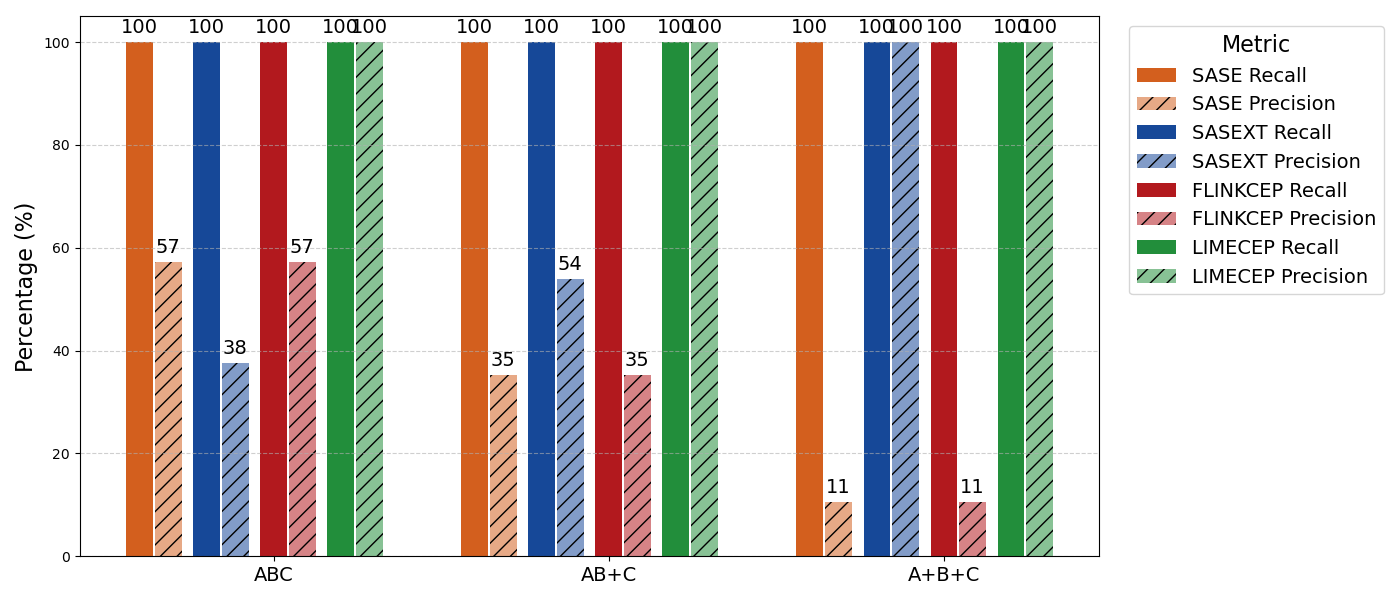

Write the Python code that produced this figure.
import matplotlib.pyplot as plt
import numpy as np
import seaborn as sns
import matplotlib.colors as mcolors

# Grouped data as nested dictionaries
grouped_data = {
    "ABC": {
        "SASE":     {"#MATCHES": 14, "FP": 6, "FN": 0, "TP": 8, "RECALL": 100, "PRECISION": 57.14},
        "SASEXT":   {"#MATCHES": 40, "FP": 25, "FN": 0, "TP": 15, "RECALL": 100, "PRECISION": 37.5},
        "FLINKCEP": {"#MATCHES": 14, "FP": 6, "FN": 0, "TP": 8, "RECALL": 100, "PRECISION": 57.14},
        "LIMECEP":  {"#MATCHES": 8,  "FP": 0, "FN": 0, "TP": 8, "RECALL": 100, "PRECISION": 100.0}
    },
    "AB+C": {
        "SASE":     {"#MATCHES": 34, "FP": 22, "FN": 0, "TP": 12, "RECALL": 100, "PRECISION": 35.29},
        "SASEXT":   {"#MATCHES": 26, "FP": 12, "FN": 0, "TP": 14, "RECALL": 100, "PRECISION": 53.85},
        "LIMECEP":  {"#MATCHES": 8, "FP": 0,  "FN": 0, "TP": 8, "RECALL": 100, "PRECISION": 100.0},
        "FLINKCEP": {"#MATCHES": 34, "FP": 22, "FN": 0, "TP": 12, "RECALL": 100, "PRECISION": 35.29}
    },
    "A+B+C": {
        "SASE":     {"#MATCHES": 284, "FP": 254, "FN": 0, "TP": 30, "RECALL": 100, "PRECISION": 10.56},
        "FLINKCEP": {"#MATCHES": 284, "FP": 254, "FN": 0, "TP": 30, "RECALL": 100, "PRECISION": 10.56},
        "LIMECEP":  {"#MATCHES": 6, "FP": 0, "FN": 0, "TP": 6, "RECALL": 100, "PRECISION": 100.0},
        "SASEXT":   {"#MATCHES": 6,   "FP": 0,   "FN": 0, "TP": 6, "RECALL": 100, "PRECISION": 100.0}
    }
}

# Use the desired order
patterns = ["ABC", "AB+C", "A+B+C"]
cep_systems = ["SASE", "SASEXT", "FLINKCEP", "LIMECEP"]


# Base color assignment (ensure LIMECEP is green)
base_colors = {
    "SASE": sns.color_palette("deep")[1],     # blue
    "SASEXT": sns.color_palette("deep")[0],   # orange
    "FLINKCEP": sns.color_palette("deep")[3], # red
    "LIMECEP": sns.color_palette("deep")[2] # green
}

# Function to darken or lighten a color
def adjust_color(color, amount=0.5):
    try:
        c = mcolors.to_rgb(color)
    except:
        c = mcolors.to_rgb("gray")
    return tuple(np.clip([1 - (1 - x) * amount for x in c], 0, 1))

# Colors for recall (lighter) and precision (darker)
recall_colors = {sys: adjust_color(base_colors[sys], amount=1.3) for sys in cep_systems}
precision_colors = {sys: adjust_color(base_colors[sys], amount=0.7) for sys in cep_systems}


# Plot parameters
bar_width = 0.08
n_patterns = len(patterns)
n_systems = len(cep_systems)
x = np.arange(n_patterns)  # pattern positions

# Create figure
plt.figure(figsize=(14, 6))

# Plot bars
for i, pattern in enumerate(patterns):
    for j, system in enumerate(cep_systems):
        entry = grouped_data.get(pattern, {}).get(system)
        if not entry:
            continue
        base_x = x[i] + (j - n_systems / 2) * (bar_width * 2.5)

        # Recall bar
        recall_height = entry["RECALL"]
        plt.bar(base_x, recall_height, width=bar_width, color=recall_colors[system], hatch='', label=f"{system} Recall" if i == 0 else "")
        plt.text(base_x, recall_height + 1, f"{recall_height:.0f}", ha='center', va='bottom', fontsize=14)

        # Precision bar
        precision_height = entry["PRECISION"]
        px = base_x + bar_width + 0.005
        plt.bar(px, precision_height, width=bar_width, color=precision_colors[system], hatch='//', label=f"{system} Precision" if i == 0 else "")
        plt.text(px, precision_height + 1, f"{precision_height:.0f}", ha='center', va='bottom', fontsize=14)

# Aesthetics
plt.xticks(x, patterns, fontsize=14)
plt.ylabel("Percentage (%)", fontsize=16)
# plt.title("Recall and Precision on duplicate occurrence (STNM)")
plt.grid(axis='y', linestyle='--', alpha=0.6)

# Deduplicated legend
handles, labels = plt.gca().get_legend_handles_labels()
unique = dict(zip(labels, handles))
plt.legend(unique.values(), unique.keys(), title="Metric", title_fontsize=16, fontsize=14, bbox_to_anchor=(1.02, 1), loc='upper left')

plt.tight_layout()
plt.savefig("exp3-stnm.png")